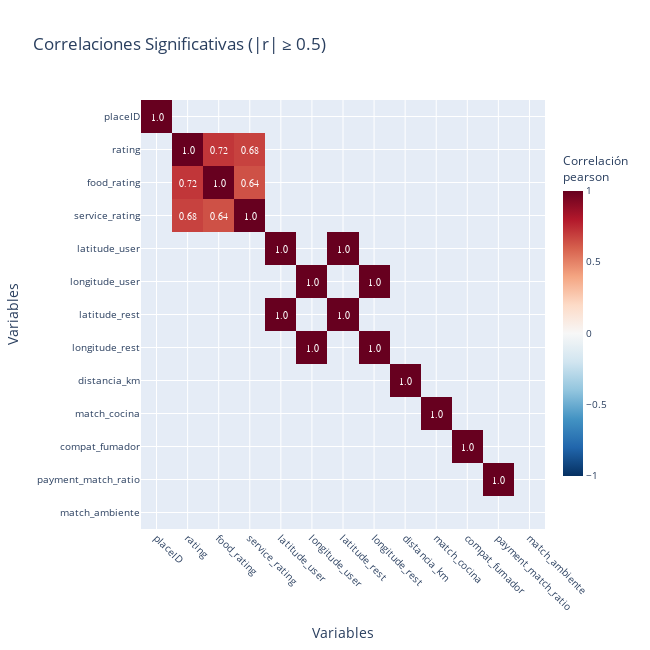

Notebook cell for this chart:
### Code cell
# Solo correlaciones significativas (|r| ≥ 0.5)
visualization.plot_interactive_correlation_heatmap(
    datos_limpios,
    method='pearson',
    show_only_significant=True,
    threshold=0.5,
    title='Correlaciones Significativas'
)

### Figure 1 — Plotly figure (JSON) as saved in the notebook; plotly's stock layout.template omitted (floating-point values rounded to 4 significant figures; data arrays with more than 128 entries replaced by an {"elided": "..."} marker saying what was removed)
{"data": [{"coloraxis": "coloraxis", "hovertemplate": "x: %{x}<br>y: %{y}<br>Correlación pearson: %{z}<extra></extra>", "name": "0", "text": {"elided": "13x13 str values"}, "textfont": {"family": "Arial", "size": 10}, "texttemplate": "%{text}", "type": "heatmap", "x": ["placeID", "rating", "food_rating", "service_rating", "latitude_user", "longitude_user", "latitude_rest", "longitude_rest", "distancia_km", "match_cocina", "compat_fumador", "payment_match_ratio", "match_ambiente"], "xaxis": "x", "y": ["placeID", "rating", "food_rating", "service_rating", "latitude_user", "longitude_user", "latitude_rest", "longitude_rest", "distancia_km", "match_cocina", "compat_fumador", "payment_match_ratio", "match_ambiente"], "yaxis": "y", "z": {"elided": "13x13 float values"}}], "layout": {"coloraxis": {"cmax": 1, "cmin": -1, "colorbar": {"len": 0.8, "thickness": 20, "tickfont": {"size": 10}, "title": {"text": "Correlación<br>pearson"}}, "colorscale": [[0, "rgb(5,48,97)"], [0.1, "rgb(33,102,172)"], [0.2, "rgb(67,147,195)"], [0.3, "rgb(146,197,222)"], [0.4, "rgb(209,229,240)"], [0.5, "rgb(247,247,247)"], [0.6, "rgb(253,219,199)"], [0.7, "rgb(244,165,130)"], [0.8, "rgb(214,96,77)"], [0.9, "rgb(178,24,43)"], [1, "rgb(103,0,31)"]]}, "font": {"size": 12}, "height": 650, "margin": {"b": 100, "l": 100, "r": 100, "t": 100}, "title": {"text": "Correlaciones Significativas (|r| ≥ 0.5)"}, "width": 650, "xaxis": {"anchor": "y", "domain": [0, 1], "side": "bottom", "tickangle": 45, "tickfont": {"size": 10}, "title": {"text": "Variables"}}, "yaxis": {"anchor": "x", "autorange": "reversed", "domain": [0, 1], "tickfont": {"size": 10}, "title": {"text": "Variables"}}}}
